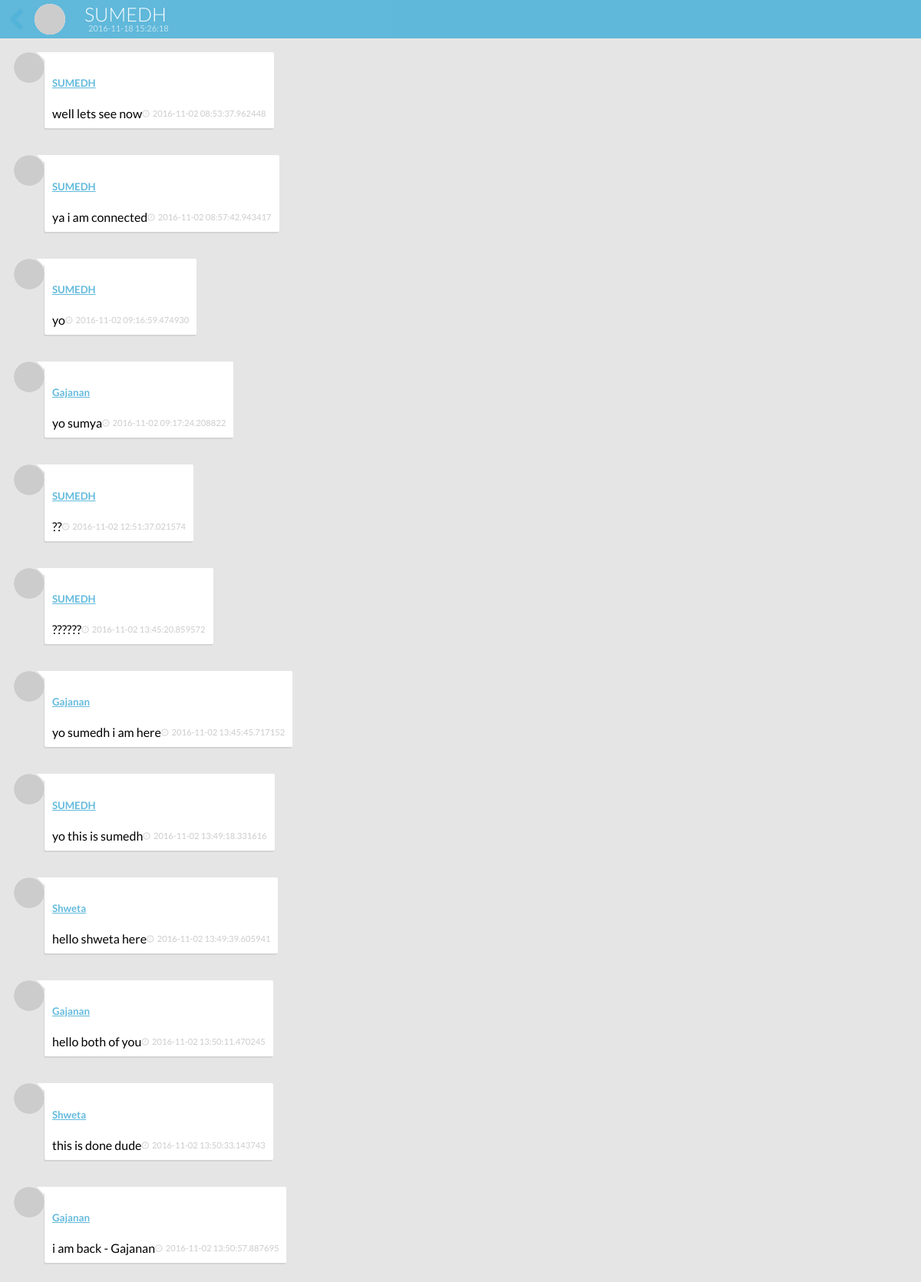
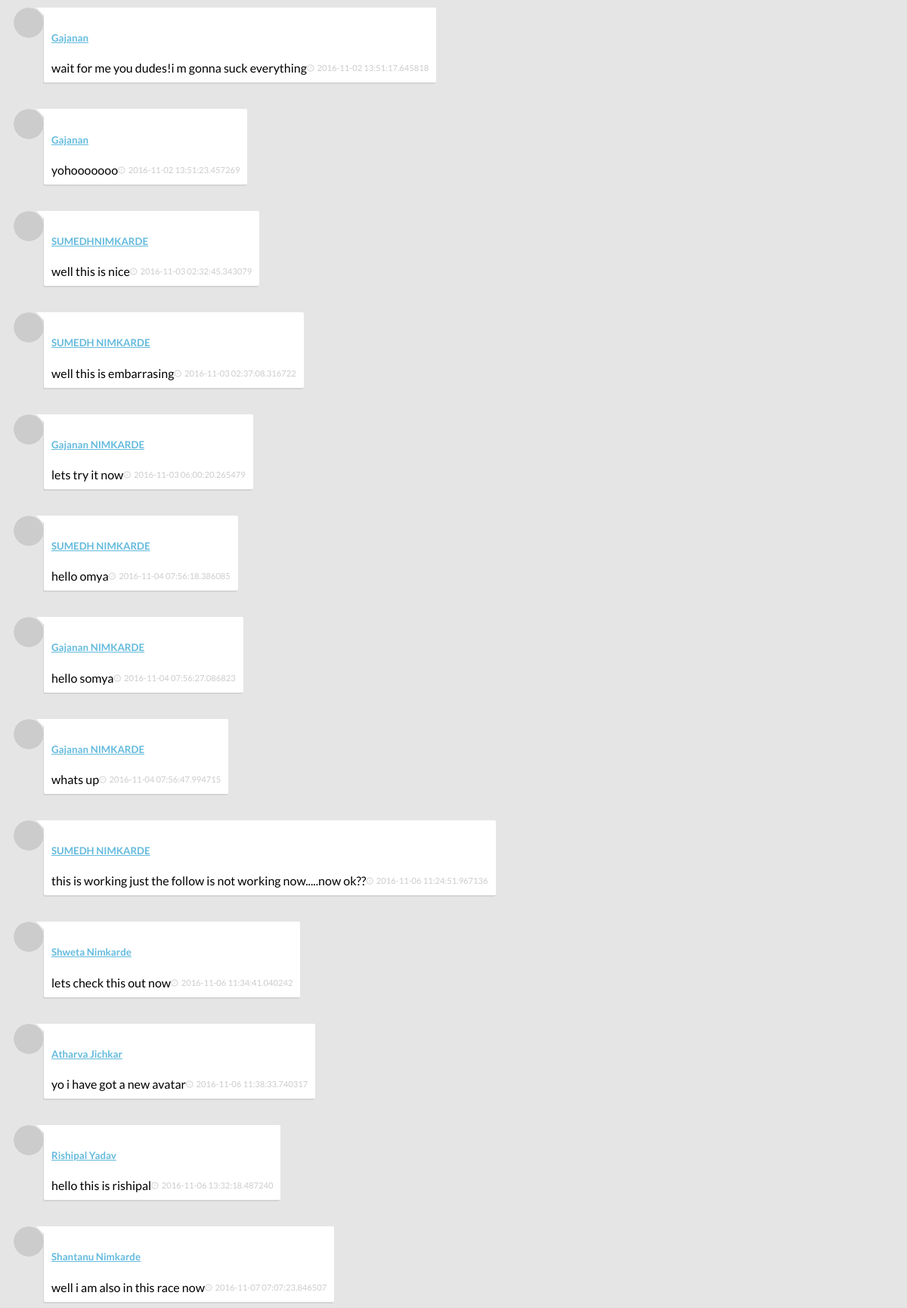
The app's page /welcome/chat?chat_id=1 (signed in, upper part) with its own data (2 pictures, top to bottom).
### app/models.py (models this page shows, shortened)
class User(UserMixin,db.Model):
	__tablename__ = 'users'
	id = db.Column(db.Integer,primary_key = True)
	firstname = db.Column(db.String(50),nullable = True)
	lastname = db.Column(db.String(50),nullable = True)
	email = db.Column(db.String(50),nullable = True)
	username = db.Column(db.String(64),nullable = True)
	password = db.Column(db.String(100),nullable = True)
	password_hash = db.Column(db.String(128), nullable = True)
	confirmed = db.Column(db.Boolean, default = False)
	question = db.relationship("Question", backref = "owner", lazy = 'dynamic')
	location = db.Column(db.String(64),nullable = True)
	about_me = db.Column(db.Text(),nullable = True)
	member_since = db.Column(db.DateTime(), default=datetime.utcnow,nullable = True)
	last_seen = db.Column(db.DateTime(), default=datetime.utcnow,nullable = True)
	posts = db.relationship('Posts', backref = 'author', lazy = 'dynamic')
	fetchedChat = db.relationship('Chats', backref = 'messenger', lazy = 'dynamic')
	followed = db.relationship('Follow', foreign_keys = [Follow.follower_id],backref=db.backref('follower', lazy='joined'),lazy='dynamic',cascade='all, delete-orphan')
	followers = db.relationship('Follow', foreign_keys = [Follow.followed_id], backref = db.backref('followed', lazy = 'joined'),lazy='dynamic',cascade='all, delete-orphan')
	def gravatar(self, size=100, default='identicon', rating='g'):
		if request.is_secure:
			url = 'https://secure.gravatar.com/avatar'
		else:
			url = 'http://www.gravatar.com/avatar'
		hash = hashlib.md5(self.email.encode('utf-8')).hexdigest()
		return '{url}/{hash}?s={size}&d={default}&r={rating}'.format(
			url=url, hash=hash, size=size, default=default, rating=rating)
	@property
	def password(self):
		raise AttributeError('password is not a readable attribute')
	@password.setter
	def password(self, password):
		self.password_hash = generate_password_hash(password)

class Chats(db.Model):
	__tablename__ = "chats"
	id = db.Column(db.Integer, primary_key = True)
	messages = db.Column(db.String)
	time = db.Column(db.String(100))
	chat_id = db.Column(db.Integer, db.ForeignKey('questions.id'))
	sender_name = db.Column(db.String, nullable = True)
	messenger_id = db.Column(db.Integer, db.ForeignKey('users.id'))

### app/main/views.py (the view)
@welcome.route('/chat', methods = ['GET','POST'])
@login_required
def chatroom():
	global chat_id
	chat_id = request.args.get('chat_id')
	fetchedChat = Chats.query.filter_by(chat_id = chat_id).all()
	return render_template('chattest.html', user = current_user, current_time = datetime.utcnow(), chat_id = chat_id, fetchedChat = fetchedChat)

### app/models.py (called while the page is built)
@login_manager.user_loader
def load_user(user_id):
	return User.query.get(int(user_id))

### app/main/templates/chattest.html (shortened to what this page needs)
<!DOCTYPE html>
<html>
<head>
  <link rel="stylesheet" type="text/css" href="{{url_for('static', filename = "assets/css/chattest.css")}}">
</head>
<body>
    <div class="menu">
        <div class="back"><a href = "{{url_for('auth.dashboard')}}"><i class="fa fa-chevron-left"></i> <img src="{{ user.gravatar(size = 256)}}" draggable="false"/></a></div>
        <div class="name">{{user.firstname}}</div>
        <div class="last">{{ current_time }}</div>
    </div>
    <ol class="chat">
        {% for message in fetchedChat %}
        <li class = "other">
          <div class="avatar"><img src="{{ message.messenger.gravatar() }}" draggable="false"/></div>
          <div class="msg">
            <h5><a href = "{{url_for('main.user_profile', user_id = message.messenger_id)}}">{{ message.sender_name }}</a></h5>
            {{ message.messages }}
            <time>{{ message.time }}</time>
          </div>
        </li>
        <br>
        {% endfor %}
    </ol>
  </body>
</html>

### app/static/assets/css/chattest.css (style rules this page uses)
html, body { background: #e5e5e5; font-family: 'Lato', sans-serif; margin: 0px auto; }
a { color: rgba(82,179,217,0.9); }
.menu { position: fixed; top: 0px; left: 0px; right: 0px; width: 100%; height: 50px; background: rgba(82,179,217,0.9); z-index: 100; -webkit-touch-callout: none; -webkit-user-select: none; -moz-user-select: none; -ms-user-select: none; }
.back { position: absolute; width: 90px; height: 50px; top: 0px; left: 0px; color: #fff; line-height: 50px; font-size: 30px; padding-left: 10px; cursor: pointer; }
.back img { position: absolute; top: 5px; left: 30px; width: 40px; height: 40px; background-color: rgba(255,255,255,0.98); border-radius: 100%; -webkit-border-radius: 100%; -moz-border-radius: 100%; -ms-border-radius: 100%; margin-left: 15px; }
.name { position: absolute; top: 3px; left: 110px; font-family: 'Lato'; font-size: 25px; font-weight: 300; color: rgba(255,255,255,0.98); cursor: default; }
.last { position: absolute; top: 30px; left: 115px; font-family: 'Lato'; font-size: 11px; font-weight: 400; color: rgba(255,255,255,0.6); cursor: default; }
.chat { list-style: none; background: none; margin: 0; padding: 0 0 50px 0; margin-top: 60px; margin-bottom: 10px; }
.chat li { padding: 0.5rem; overflow: hidden; display: flex; }
.chat .avatar { width: 40px; height: 40px; position: relative; display: block; z-index: 2; border-radius: 100%; -webkit-border-radius: 100%; -moz-border-radius: 100%; -ms-border-radius: 100%; background-color: rgba(255,255,255,0.9); }
.chat .avatar img { width: 40px; height: 40px; border-radius: 100%; -webkit-border-radius: 100%; -moz-border-radius: 100%; -ms-border-radius: 100%; background-color: rgba(255,255,255,0.9); -webkit-touch-callout: none; -webkit-user-select: none; -moz-user-select: none; -ms-user-select: none; }
.other .msg { order: 1; border-top-left-radius: 0px; box-shadow: -1px 2px 0px #D4D4D4; }
.other:before { content: ""; position: relative; top: 0px; right: 0px; left: 40px; width: 0px; height: 0px; border: 5px solid #fff; border-left-color: transparent; border-bottom-color: transparent; }
.msg { background: white; min-width: 50px; padding: 10px; border-radius: 2px; box-shadow: 0px 2px 0px rgba(0, 0, 0, 0.07); }
.msg time { font-size: 0.7rem; color: #ccc; margin-top: 3px; float: right; cursor: default; -webkit-touch-callout: none; -webkit-user-select: none; -moz-user-select: none; -ms-user-select: none; }
.msg time:before { content:"\f017"; color: #ddd; font-family: FontAwesome; display: inline-block; margin-right: 4px; }

### records on screen
User: firstname "SUMEDH"
Chats: sender_name "SUMEDH", messages "well lets see now", time "2016-11-02 08:53:37.962448"
Chats: sender_name "SUMEDH", messages "ya i am connected", time "2016-11-02 08:57:42.943417"
Chats: sender_name "SUMEDH", messages "yo", time "2016-11-02 09:16:59.474930"
Chats: sender_name "Gajanan", messages "yo sumya", time "2016-11-02 09:17:24.208822"
Chats: sender_name "SUMEDH", messages "??", time "2016-11-02 12:51:37.021574"
Chats: sender_name "SUMEDH", messages "??????", time "2016-11-02 13:45:20.859572"
Chats: sender_name "Gajanan", messages "yo sumedh i am here", time "2016-11-02 13:45:45.717152"
Chats: sender_name "SUMEDH", messages "yo this is sumedh", time "2016-11-02 13:49:18.331616"
Chats: sender_name "Shweta", messages "hello shweta here", time "2016-11-02 13:49:39.605941"
Chats: sender_name "Gajanan", messages "hello both of you", time "2016-11-02 13:50:11.470245"
Chats: sender_name "Shweta", messages "this is done dude", time "2016-11-02 13:50:33.143743"
Chats: sender_name "Gajanan", messages "i am back - Gajanan", time "2016-11-02 13:50:57.887695"
Chats: sender_name "Gajanan", messages "wait for me you dudes!i m gonna suck everything", time "2016-11-02 13:51:17.645818"
Chats: sender_name "Gajanan", messages "yohooooooo", time "2016-11-02 13:51:23.457269"
Chats: sender_name "SUMEDHNIMKARDE", messages "well this is nice", time "2016-11-03 02:32:45.343079"
Chats: sender_name "SUMEDH NIMKARDE", messages "well this is embarrasing", time "2016-11-03 02:37:08.316722"
Chats: sender_name "Gajanan NIMKARDE", messages "lets try it now", time "2016-11-03 06:00:20.265479"
Chats: sender_name "SUMEDH NIMKARDE", messages "hello omya", time "2016-11-04 07:56:18.386085"
Chats: sender_name "Gajanan NIMKARDE", messages "hello somya", time "2016-11-04 07:56:27.086823"
Chats: sender_name "Gajanan NIMKARDE", messages "whats up", time "2016-11-04 07:56:47.994715"
Chats: sender_name "SUMEDH NIMKARDE", messages "this is working just the follow is not working now.....now ok??", time "2016-11-06 11:24:51.967136"
Chats: sender_name "Shweta Nimkarde", messages "lets check this out now", time "2016-11-06 11:34:41.040242"
Chats: sender_name "Atharva Jichkar", messages "yo i have got a new avatar", time "2016-11-06 11:38:33.740317"
Chats: sender_name "Rishipal Yadav", messages "hello this is rishipal", time "2016-11-06 13:32:18.487240"
Chats: sender_name "Shantanu Nimkarde", messages "well i am also in this race now", time "2016-11-07 07:07:23.846507"
